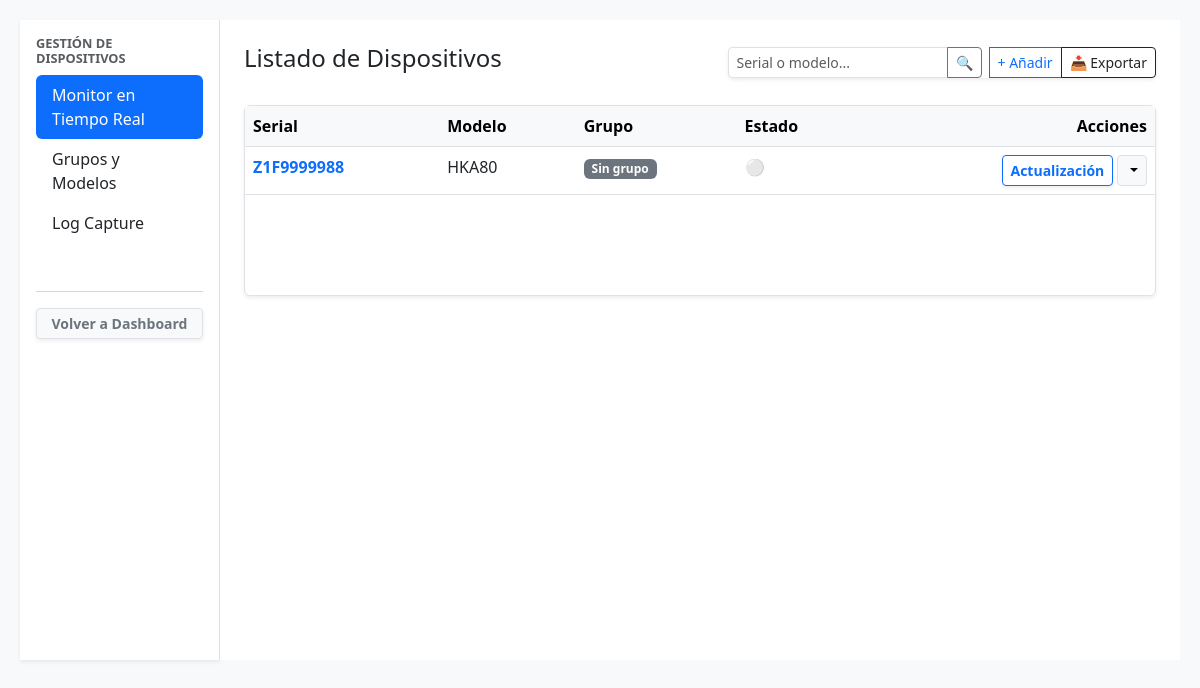
The page /dispositivos/ (signed in) on the database as committed earlier.
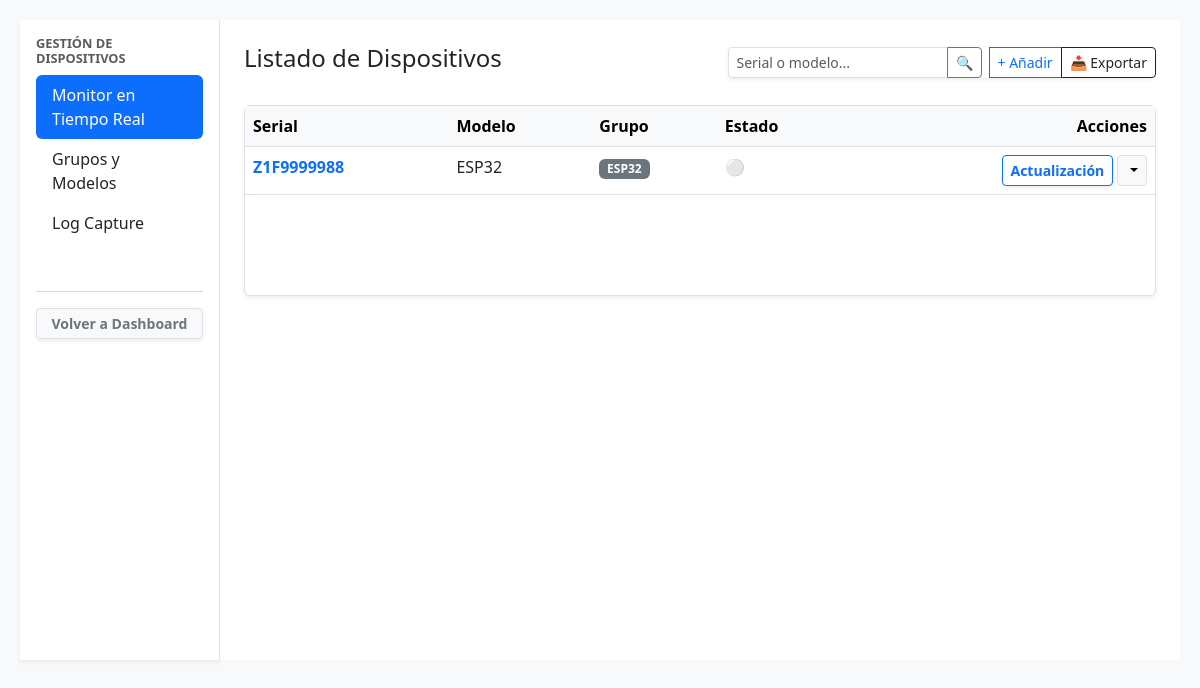
The same page on the database as committed later.
### impresoras/models.py (models this page shows, shortened)
class Dispositivo(models.Model):
    validar_serial = RegexValidator(
        regex=r'^[A-Z0-9]{10}$',
        message="El serial solo puede contener letras mayúsculas y números, sin espacios (ej. Z1F9999988).",
        code="serial_invalido"
    )
    serial = models.CharField(max_length=50, unique=True, validators=[validar_serial], help_text="Ingrese el serial exacto del equipo.")
    modelo = models.ForeignKey(ModeloEquipo, on_delete=models.CASCADE, related_name='dispositivos', null=True, blank=True)
    grupo = models.ForeignKey(Grupo, on_delete=models.SET_NULL,null=True, blank=True)
    fecha_registro = models.DateTimeField(auto_now_add=True)
    ultimo_sts1 = models.IntegerField(null=True, blank=True)
    ultimo_sts2 = models.IntegerField(null=True, blank=True)
    ultima_conexion = models.DateTimeField(null=True, blank=True)
    fw_ismart_instalado = models.CharField(max_length=20, default="Desconocida", blank=True)
    fw_printer_instalado = models.CharField(max_length=20, default="Desconocida", blank=True)
    firmware_actual = models.ForeignKey(VersionFirmware, on_delete=models.SET_NULL, null=True, blank=True, related_name='equipos_instalados')

class ModeloEquipo(models.Model):
    nombre = models.CharField(max_length=100, unique=True)
    marca = models.CharField(max_length=100, blank=True, null=True)
    def __str__(self):
        if self.marca:
            return f"{self.marca} {self.nombre}"
        return self.nombre

class Grupo(models.Model):
    nombre = models.CharField(max_length=100)
    descripcion = models.TextField(blank=True, null=True)
    def __str__(self):
        return self.nombre

### impresoras/views.py (the view)
# urls.py: path('dispositivos/', lista_dispositivos, name='dispositivos_lista'),
@login_required
def lista_dispositivos(request):
    query = request.GET.get('buscar')
    dispositivos = Dispositivo.objects.all()
    proyectos_disponibles = ProyectoFirmware.objects.prefetch_related('versiones').all()
    if query:
        dispositivos = dispositivos.filter(
            Q(serial__icontains=query) | Q(modelo__icontains=query)
        )
    if request.method == 'POST':
        form = DispositivoForm(request.POST)
        if form.is_valid():
            form.save()
            return redirect('dispositivos_lista')
    else:
        form = DispositivoForm()
    grupos = Grupo.objects.all()
    modelos = ModeloEquipo.objects.all()
    context = {
        'dispositivos': dispositivos,
        'form': form,
        'grupos': grupos,
        'modelos': modelos,
        'proyectos_disponibles': proyectos_disponibles,
    }
    return render(request, 'lista_dispositivos.html', context)

### impresoras/forms.py
class DispositivoForm(forms.ModelForm):
    class Meta:
        model = Dispositivo
        fields = ['serial', 'modelo', 'grupo']
        widgets = {
            'serial': forms.TextInput(attrs={
                'class': 'form-control',
                'placeholder': 'Ej: Z1F9999988',
                'minlength': '10',
                'maxlength': '10',
                'pattern': '^[A-Z0-9]{10}$',
                'title': 'El serial debe tener exactamente 10 caracteres alfanumericos sin espacios.',
                'required': True
            }),
            'modelo': forms.Select(attrs={'class': 'form-control', 'required': True}),
            'grupo': forms.Select(attrs={'class': 'form-control'}),
        }

### templates/lista_dispositivos.html (shortened to what this page needs)
{% extends 'dispositivos_base.html' %}
{% block dispositivos_content %}
<div class="p-4">
    <div class="d-flex justify-content-between align-items-center mb-4">
        <h4>Listado de Dispositivos</h4>
        <div class="btn-group shadow-sm">
            <form method="GET" action="{% url 'dispositivos_lista' %}" class="d-flex me-2">
                <div class="input-group input-group-sm">
                    <input type="text" name="buscar" class="form-control" placeholder="Serial o modelo..." value="{{ request.GET.buscar }}">
                    <button class="btn btn-outline-secondary" type="submit">🔍</button>
                </div>
            </form>
            <button class="btn btn-sm btn-outline-primary" data-bs-toggle="modal" data-bs-target="#modalAñadir">+ Añadir</button>
            <a href="{% url 'exportar_excel' %}?buscar={{ request.GET.buscar }}" class="btn btn-sm btn-outline-dark d-flex align-items-center">
                📥 Exportar
            </a>
        </div>
    </div>
    <div class="table-responsive shadow-sm border rounded">
        <table class="table table-hover mb-0">
            <thead class="table-light">
                <tr>
                    <th>Serial</th>
                    <th>Modelo</th>
                    <th>Grupo</th>
                    <th>Estado</th>
                    <th class="text-end">Acciones</th> </tr>
            </thead>
            <tbody>
                {% for equipo in dispositivos %}
                    <tr>
                        <td>
                            <a href="#" class="text-decoration-none fw-bold"
                            data-bs-toggle="modal"
                            data-bs-target="#modalMonitor"
                            data-serial="{{ equipo.serial }}">
                                {{ equipo.serial }}
                            </a>
                        </td>
                        <td>{{ equipo.modelo.nombre }}</td>
                        <td><span class="badge bg-secondary">{{ equipo.grupo.nombre|default:"Sin grupo" }}</span></td>
                        <td id="indicador-{{ equipo.serial }}">
                            <span class="text-muted" title="Esperando conexión...">⚪</span>
                        </td>
                        <td class="text-end" style="overflow: visible;">
                            <div class="dropdown">
                                <button class="btn btn-sm btn-outline-primary fw-bold shadow-sm" data-bs-toggle="modal" data-bs-target="#modalOta-{{ equipo.id }}">
                                     Actualización
                                </button>
                                <button class="btn btn-sm btn-light border dropdown-toggle"
                                        type="button"
                                        data-bs-toggle="dropdown"
                                        aria-expanded="false">
                                </button>
                            </div>
                        </td>
                    </tr>
                {% empty %}
                    <tr>
                        <td colspan="4" class="text-center text-muted">
                            No se encontraron dispositivos que coincidan con la búsqueda...
                        </td>
                    </tr>
                {% endfor %}
            </tbody>
        </table>
    </div>
</div>
{% endblock %}

### templates/dispositivos_base.html (shortened to what this page needs)
{% extends 'base.html' %}
{% block content %}
<div class="d-flex h-100">
    <div class="bg-white border-end shadow-sm" style="width: 200px; min-height: 80vh;">
        <div class="p-3">
            <h6 class="text-muted text-uppercase fw-bold" style="font-size: 0.8rem;">Gestión de Dispositivos</h6>
            <ul class="nav nav-pills flex-column mt-2">
                <li class="nav-item">
                    <a href="{% url 'dispositivos_lista' %}" class="nav-link {% if request.resolver_match.url_name == 'dispositivos_lista' %}active{% else %}text-dark{% endif %}">
                        Monitor en Tiempo Real
                    </a>
                </li>
                <li class="nav-item">
                    <a href="{% url 'grupos_modelos' %}" class="nav-link {% if request.resolver_match.url_name == 'grupos_modelos' %}active{% else %}text-dark{% endif %}">
                        Grupos y Modelos
                    </a>
                </li>
                <li class="nav-item">
                    <a href="{% url 'log_capture' %}" class="nav-link {% if request.resolver_match.url_name == 'log_capture' %}active{% else %}text-dark{% endif %}">
                        Log Capture
                    </a>
                </li>
            </ul>
        </div>
        <div class="p-3 mt-auto">
            <hr class="text-muted mb-3"> <a href="{% url 'dashboard' %}" class="btn btn-sm btn-light border w-100 text-center shadow-sm text-secondary fw-bold">
                Volver a Dashboard
            </a>
        </div>
    </div>
    <div class="flex-grow-1 bg-white">
        {% block dispositivos_content %}
        {% endblock %}
    </div>
</div>
{% endblock %}

### templates/base.html (shortened to what this page needs)
<!DOCTYPE html>
<html lang="es">
<head>
    <link href="https://cdn.jsdelivr.net/npm/bootstrap@5.3.0/dist/css/bootstrap.min.css" rel="stylesheet">
</head>
<body class="bg-light">
    <div class="d-flex">
        <div class="main-content">
            {% block content %}
            {% endblock %}
        </div>
    </div>
</body>
</html>

### templates/base.html (style rules this page uses)
.main-content { flex: 1; padding: 20px; }

### templates/lista_dispositivos.html (style rules this page uses)
.table-responsive { overflow: visible !important; }
.table { margin-bottom: 100px !important; }

Rows that differ between the two databases and show on the page:
removed Dispositivo: serial "Z1F9999988", modelo.nombre "HKA80", grupo.nombre "Sin grupo"
added Dispositivo: serial "Z1F9999988", modelo.nombre "ESP32", grupo.nombre "ESP32"
